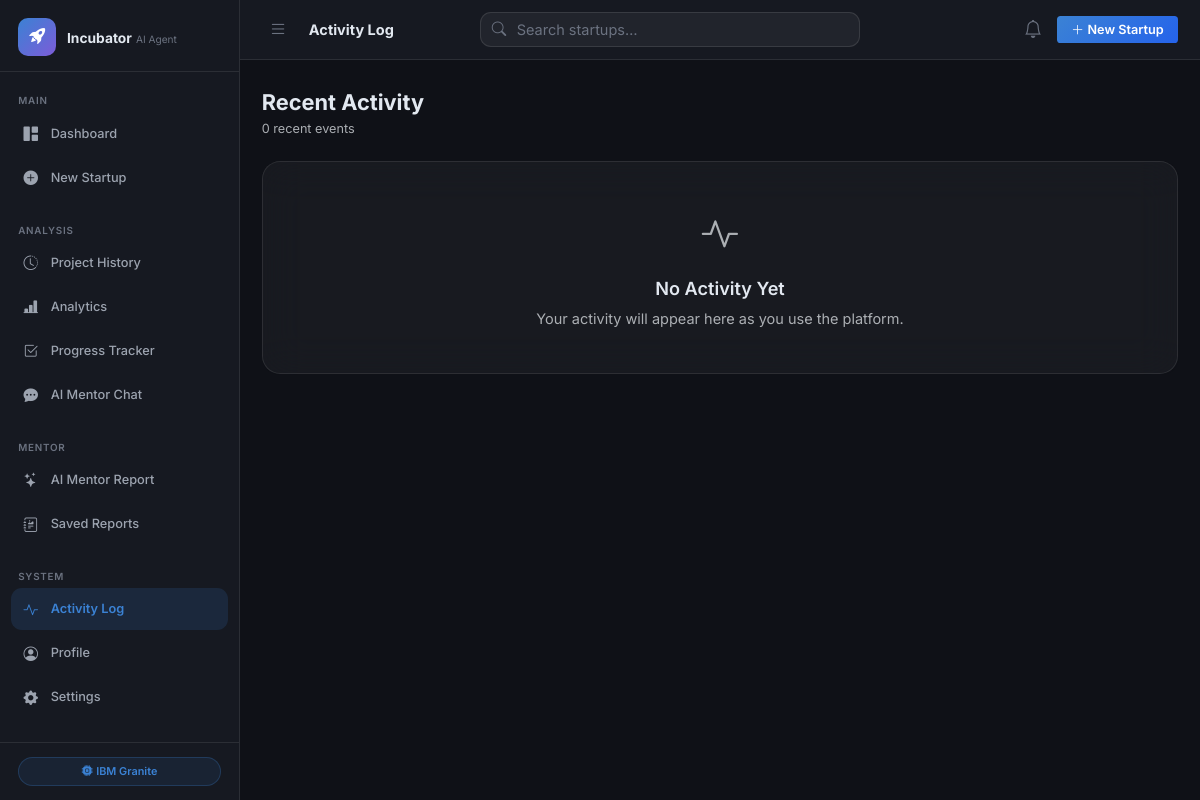
Before: /activity with the older database file.
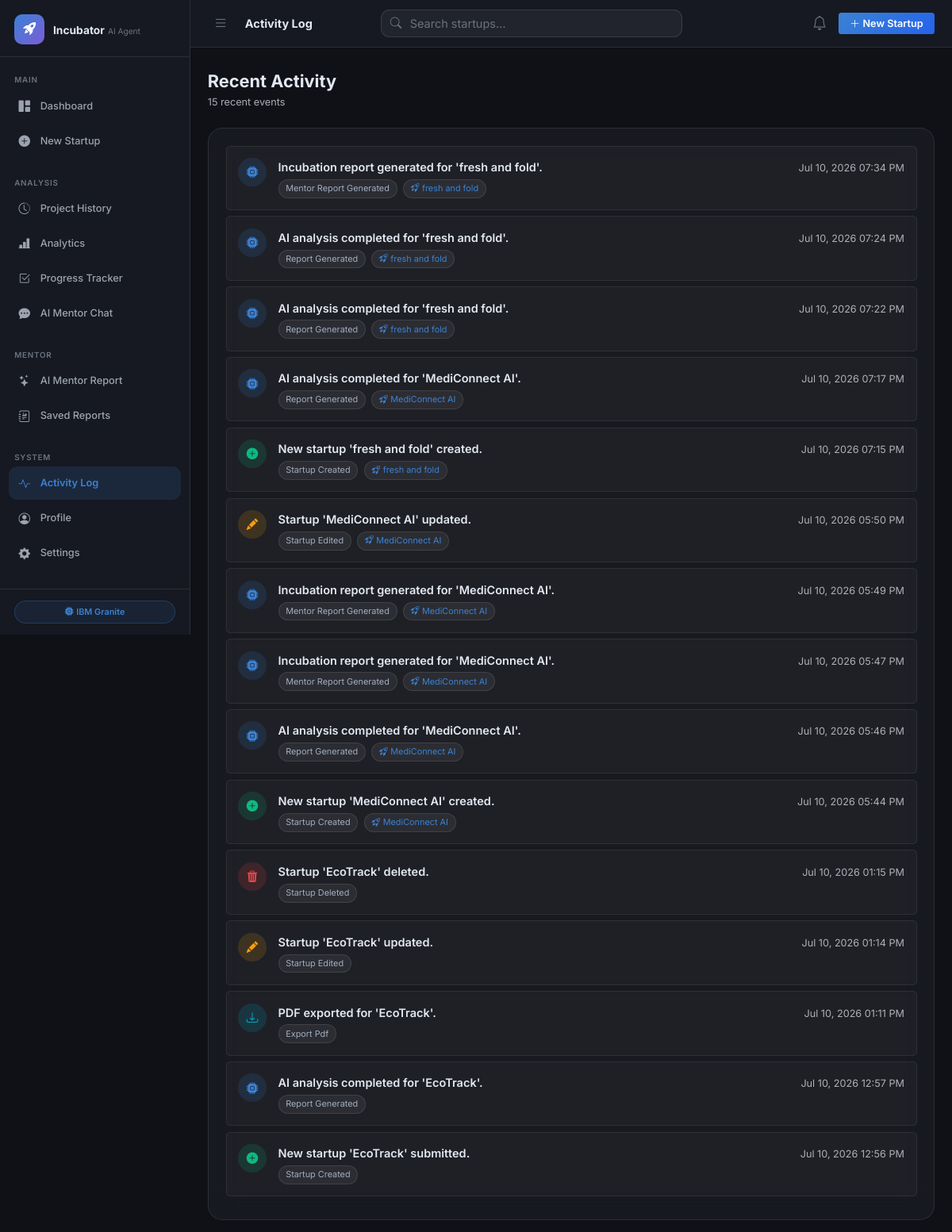
After: the same page with the newer database file.
### tables this page shows
CREATE TABLE activity_log (
            id          INTEGER PRIMARY KEY AUTOINCREMENT,
            event_type  TEXT    NOT NULL,
            description TEXT    NOT NULL,
            project_id  INTEGER,
            meta_json   TEXT    DEFAULT '{}',
            created_at  TEXT    DEFAULT (datetime('now'))
        );

CREATE TABLE startup_projects (
            id               INTEGER PRIMARY KEY AUTOINCREMENT,
            user_id          INTEGER NOT NULL DEFAULT 1,
            startup_name     TEXT    NOT NULL,
            founder_name     TEXT    NOT NULL,
            country          TEXT    NOT NULL,
            industry         TEXT    NOT NULL,
            budget           TEXT    NOT NULL,
            target_audience  TEXT    NOT NULL,
            business_goal    TEXT    NOT NULL,
            idea_description TEXT    NOT NULL,
            status           TEXT    NOT NULL DEFAULT 'pending',
            stage            TEXT    NOT NULL DEFAULT 'idea',
            created_at       TEXT    DEFAULT (datetime('now')),
            updated_at       TEXT    DEFAULT (datetime('now')), currency TEXT NOT NULL DEFAULT 'USD',
            FOREIGN KEY (user_id) REFERENCES users(id)
        );

### routes/main.py (the view)
@main_bp.route("/activity")
def activity():
    app = current_app._get_current_object()
    items = get_recent_activity(app, limit=50)
    for a in items:
        a["created_at_fmt"] = format_datetime(a["created_at"])
    return render_template("activity.html", activity=items)

### database/db.py (called while the page is built)
def get_db(app):
    if "db" not in g:
        db_path = app.config["DATABASE_PATH"]
        os.makedirs(os.path.dirname(db_path), exist_ok=True)
        g.db = sqlite3.connect(db_path, detect_types=sqlite3.PARSE_DECLTYPES)
        g.db.row_factory = sqlite3.Row
        g.db.execute("PRAGMA journal_mode=WAL;")
        g.db.execute("PRAGMA foreign_keys=ON;")
    return g.db

### models/activity.py (called while the page is built)
def get_recent_activity(app, limit: int = 20) -> list:
    db = get_db(app)
    rows = db.execute(
        """
        SELECT al.*, sp.startup_name
        FROM activity_log al
        LEFT JOIN startup_projects sp ON al.project_id = sp.id
        ORDER BY al.created_at DESC
        LIMIT ?
        """,
        (limit,),
    ).fetchall()
    results = []
    for r in rows:
        item = dict(r)
        try:
            item["meta"] = json.loads(item.get("meta_json", "{}"))
        except (json.JSONDecodeError, TypeError):
            item["meta"] = {}
        results.append(item)
    return results

### templates/activity.html (shortened to what this page needs)
{% extends "base.html" %}
{% block page_title %}Activity Log{% endblock %}
{% block content %}
<div class="d-flex align-items-center justify-content-between mb-4 flex-wrap gap-3">
  <div>
    <h4 class="fw-700 mb-1">Recent Activity</h4>
    <p class="text-muted mb-0 small">{{ activity | length }} recent events</p>
  </div>
</div>
{% if activity %}
<div class="card-glass glass p-4">
  <div class="activity-feed-full">
    {% for a in activity %}
    <div class="activity-item-full d-flex gap-3 align-items-start p-3 glass-item rounded mb-2">
      <div class="activity-icon-badge flex-shrink-0
           {% if 'created' in a.event_type %}bg-success-soft text-success
           {% elif 'deleted' in a.event_type %}bg-danger-soft text-danger
           {% elif 'generated' in a.event_type %}bg-primary-soft text-primary
           {% elif 'export' in a.event_type %}bg-info-soft text-info
           {% elif 'edited' in a.event_type %}bg-warning-soft text-warning
           {% else %}bg-secondary-soft text-secondary{% endif %}">
        <i class="bi
           {% if 'created' in a.event_type %}bi-plus-circle-fill
           {% elif 'deleted' in a.event_type %}bi-trash3-fill
           {% elif 'generated' in a.event_type %}bi-cpu-fill
           {% elif 'export' in a.event_type %}bi-download
           {% elif 'edited' in a.event_type %}bi-pencil-fill
           {% elif 'profile' in a.event_type %}bi-person-fill
           {% elif 'milestone' in a.event_type %}bi-check2-square
           {% elif 'chat' in a.event_type %}bi-chat-dots-fill
           {% else %}bi-activity{% endif %}"></i>
      </div>
      <div class="flex-grow-1 min-w-0">
        <div class="fw-600 mb-1">{{ a.description }}</div>
        <div class="d-flex gap-2 align-items-center flex-wrap">
          <span class="tag-pill small">{{ a.event_type | replace('_', ' ') | title }}</span>
          {% if a.startup_name %}
          <a href="{{ url_for('startup.detail', project_id=a.project_id) }}"
             class="tag-pill small text-primary text-decoration-none">
            <i class="bi bi-rocket-takeoff me-1"></i>{{ a.startup_name }}
          </a>
          {% endif %}
        </div>
      </div>
      <div class="text-end flex-shrink-0">
        <small class="text-muted">{{ a.created_at_fmt }}</small>
      </div>
    </div>
    {% endfor %}
  </div>
</div>
{% else %}
<div class="empty-state-full glass p-5 text-center">
  <i class="bi bi-activity fs-1 text-muted mb-3 d-block"></i>
  <h5 class="fw-600 mb-2">No Activity Yet</h5>
  <p class="text-muted mb-0">Your activity will appear here as you use the platform.</p>
</div>
{% endif %}
{% endblock %}

Changed rows visible on the page:
added activity_log: description "Incubation report generated for 'fresh and fold'.", event_type "Mentor Report Generated", startup_name "fresh and fold", created_at_fmt "Jul 10, 2026 07:34 PM"
added activity_log: description "AI analysis completed for 'fresh and fold'.", event_type "Report Generated", startup_name "fresh and fold", created_at_fmt "Jul 10, 2026 07:24 PM"
added activity_log: description "AI analysis completed for 'fresh and fold'.", event_type "Report Generated", startup_name "fresh and fold", created_at_fmt "Jul 10, 2026 07:22 PM"
added activity_log: description "AI analysis completed for 'MediConnect AI'.", event_type "Report Generated", startup_name "MediConnect AI", created_at_fmt "Jul 10, 2026 07:17 PM"
added activity_log: description "New startup 'fresh and fold' created.", event_type "Startup Created", startup_name "fresh and fold", created_at_fmt "Jul 10, 2026 07:15 PM"
added activity_log: description "Startup 'MediConnect AI' updated.", event_type "Startup Edited", startup_name "MediConnect AI", created_at_fmt "Jul 10, 2026 05:50 PM"
added activity_log: description "Incubation report generated for 'MediConnect AI'.", event_type "Mentor Report Generated", startup_name "MediConnect AI", created_at_fmt "Jul 10, 2026 05:49 PM"
added activity_log: description "Incubation report generated for 'MediConnect AI'.", event_type "Mentor Report Generated", startup_name "MediConnect AI", created_at_fmt "Jul 10, 2026 05:47 PM"
added activity_log: description "AI analysis completed for 'MediConnect AI'.", event_type "Report Generated", startup_name "MediConnect AI", created_at_fmt "Jul 10, 2026 05:46 PM"
added activity_log: description "New startup 'MediConnect AI' created.", event_type "Startup Created", startup_name "MediConnect AI", created_at_fmt "Jul 10, 2026 05:44 PM"
added activity_log: description "Startup 'EcoTrack' deleted.", event_type "Startup Deleted", created_at_fmt "Jul 10, 2026 01:15 PM"
added activity_log: description "Startup 'EcoTrack' updated.", event_type "Startup Edited", created_at_fmt "Jul 10, 2026 01:14 PM"
added activity_log: description "PDF exported for 'EcoTrack'.", event_type "Export Pdf", created_at_fmt "Jul 10, 2026 01:11 PM"
added activity_log: description "AI analysis completed for 'EcoTrack'.", event_type "Report Generated", created_at_fmt "Jul 10, 2026 12:57 PM"
added activity_log: description "New startup 'EcoTrack' submitted.", event_type "Startup Created", created_at_fmt "Jul 10, 2026 12:56 PM"
Other visible differences:
{{ activity | length }}: "0" → "15"
text no longer shown: "No Activity Yet Your activity will appear here as you use the platform."
